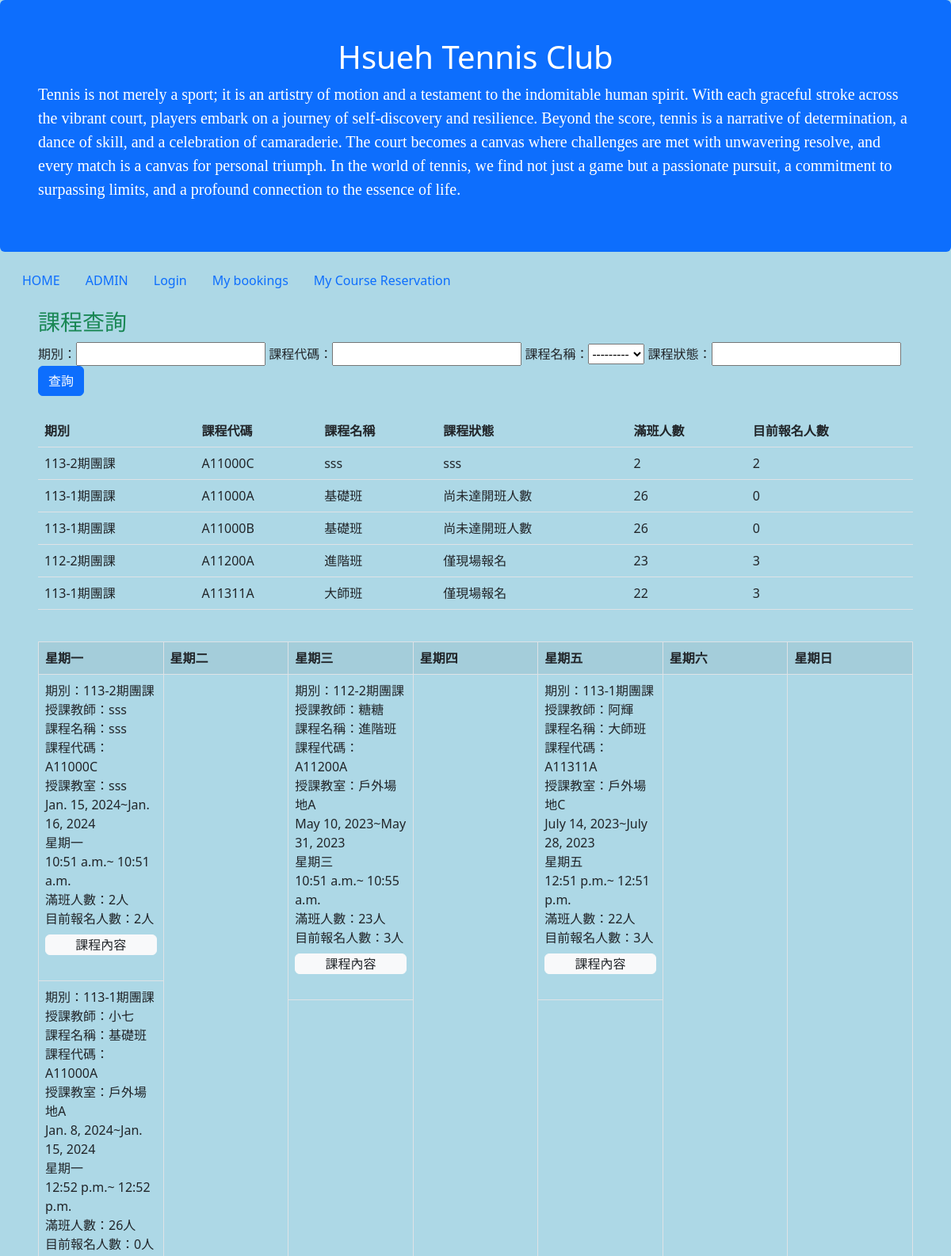
/Course_reservation/ (upper part), run on an earlier commit of the app's database.
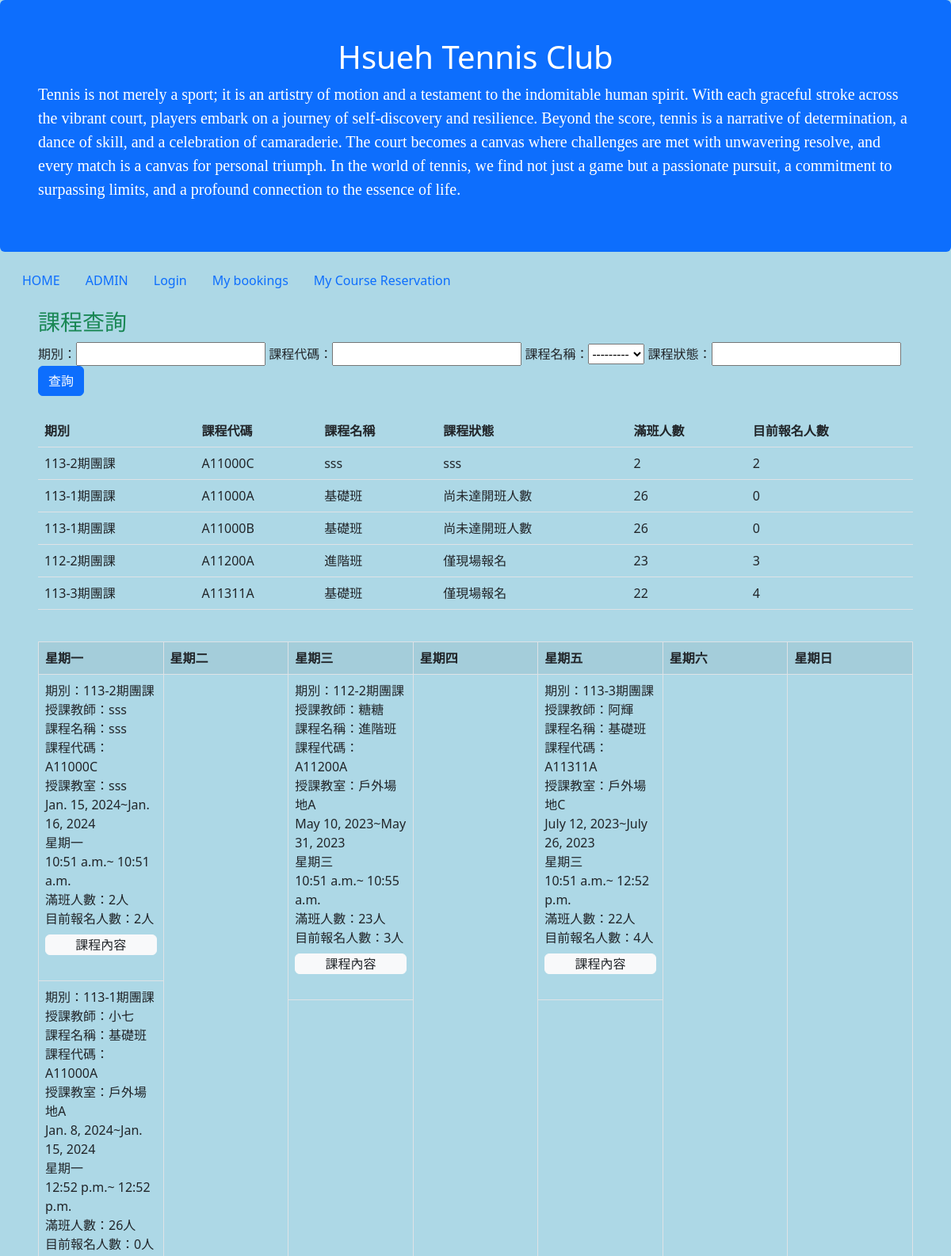
And on a later commit of the database.
### Course_reservation/models.py (models this page shows, shortened)
class Course_reservation(models.Model):
    Period = models.CharField(max_length=255,null=True,help_text="期別")
    Course_code = models.CharField(max_length=255,null=True,help_text="課程代碼")
    Time_start = models.DateField(null=True,help_text="開始日期")
    Time_end = models.DateField(null=True,help_text="結束日期")
    week_choices = [
        ('星期一', '星期一'),
        ('星期二', '星期二'),
        ('星期三', '星期三'),
        ('星期四', '星期四'),
        ('星期五', '星期五'),
        ('星期六', '星期六'),
        ('星期日', '星期日'),
    ]
    week=models.CharField(max_length=10, choices=week_choices, default='')
    class_time_start=models.TimeField(null=True)
    class_time_end=models.TimeField(null=True)
    Classroom = models.CharField(max_length=255,null=True,help_text="教室")
    Category_choices = [
        ('基礎班', '基礎班'),
        ('進階班', '進階班'),
        ('大師班', '大師班'),
    ]
    Category = models.CharField(max_length=255,choices=Category_choices,null=True,help_text="課程名稱")
    Coach_name = models.CharField(max_length=255,null=True,help_text="教練名子")
    Full_number_applicants = models.IntegerField(default=26,null=True,help_text="總共可報名的人數")
    Current_number_applicants = models.IntegerField(default=0,null=True,help_text="目前報名人數")
    Class_status = models.CharField(max_length=255,null=True,help_text="班級狀態，尚未達開班人數、已達開班人數、停開、僅現場報名")

### Course_reservation/views.py (the view)
# urls.py: path('', views.index, name='index'),
def index(request):
    template = loader.get_template('test.html')
    Course_reservation_list = Course_reservation.objects.all()
    Period_list = Course_reservation.objects.values_list('Period', flat=True).distinct()
    Course_code_list = Course_reservation.objects.values_list('Course_code', flat=True).distinct()
    Category_list = Course_reservation.objects.values_list('Category', flat=True).distinct()
    course_reservation_Filter = Course_reservation_Filter(queryset=Course_reservation_list)
    if request.method == "POST":
        course_reservation_Filter = Course_reservation_Filter(request.POST, queryset=Course_reservation_list)
    context = {
        'Course_reservation_list': Course_reservation_list,
        'course_reservation_Filter': course_reservation_Filter,
        'Period_list': Period_list,
        'Course_code_list': Course_code_list,
        'Category_list': Category_list,
    }
    return HttpResponse(template.render(context, request))

### Course_reservation/templatetags/my_custom_filters.py (called while the page is built)
@register.filter(name='week')
def week(v1):
    v1 = v1.weekday()+1
    chinese_numbers = {
        1: '星期一',
        2: '星期二',
        3: '星期三',
        4: '星期四',
        5: '星期五',
        6: '星期六',
        7: '星期七',
    }
    return chinese_numbers[v1]

### Course_reservation/templates/test.html (shortened to what the changed rows need)
{% extends "master.html" %}
{% load my_custom_filters %}
{% block content %}
    <div class="container-fluid p-5 pt-3">
        <br/>
        <table class="table">
            <thead>
            <th>期別</th>
            <th>課程代碼</th>
            <th>課程名稱</th>
            <th>課程狀態</th>
            <th>滿班人數</th>
            <th>目前報名人數</th>
            </thead>
            <tbody>
            {% for course_reservation in course_reservation_Filter.qs %}
                <tr>
                    <td>{{ course_reservation.Period }}</td>
                    <td>{{ course_reservation.Course_code }}</td>
                    <td>{{ course_reservation.Category }}</td>
                    <td>{{ course_reservation.Class_status }}</td>
                    <td>{{ course_reservation.Full_number_applicants }}</td>
                    <td>{{ course_reservation.Current_number_applicants }}</td>
                </tr>
            {% endfor %}
            </tbody>
        </table>
        <br>
        <table class="table table-striped table-bordered">
            <tr>
                <th> 星期一</th>
                <th> 星期二</th>
                <th> 星期三</th>
                <th> 星期四</th>
                <th> 星期五</th>
                <th> 星期六</th>
                <th> 星期日</th>
            </tr>
            <tr>
                <td width="10%" class="p-0">
                    <table class="table">
                        {% for Course_reservation in Course_reservation_list %}
                            <tr>
                                {% if Course_reservation.week == "星期五" %}
                                    <td>
                                        期別：{{ Course_reservation.Period }}<br>
                                        授課教師：{{ Course_reservation.Coach_name }}<br>
                                        課程名稱：{{ Course_reservation.Category }} <br>
                                        課程代碼：{{ Course_reservation.Course_code }} <br>
                                        授課教室：{{ Course_reservation.Classroom }} <br>
                                        {{ Course_reservation.Time_start }}~{{ Course_reservation.Time_end }}<br>
                                        {{ Course_reservation.Time_start | week }}<br>
                                        {{ Course_reservation.class_time_start }}~
                                        {{ Course_reservation.class_time_end }}
                                        <br>
                                        滿班人數：{{ Course_reservation.Full_number_applicants }}人 <br>
                                        目前報名人數：{{ Course_reservation.Current_number_applicants }}人 <br>
                                        <a class="mt-2 nav-link btn btn-light" href="Course_content/">課程內容</a>
                                        <br>
                                    </td>
                                {% endif %}
                            </tr>
                        {% endfor %}
                    </table>
                </td>
            </tr>
        </table>
    </div>
{% endblock %}

What changed in the data, as far as the page shows it:
changed Course_reservation "阿輝": Period "113-1期團課" → "113-3期團課"; Category "大師班" → "基礎班"; Current_number_applicants "3" → "4"; Time_start "July 14, 2023" → "July 12, 2023"; Time_end "July 28, 2023" → "July 26, 2023"; Time_start|week "星期五" → "星期三"; class_time_start "12:51 p.m." → "10:51 a.m."; class_time_end "12:51 p.m." → "12:52 p.m."
